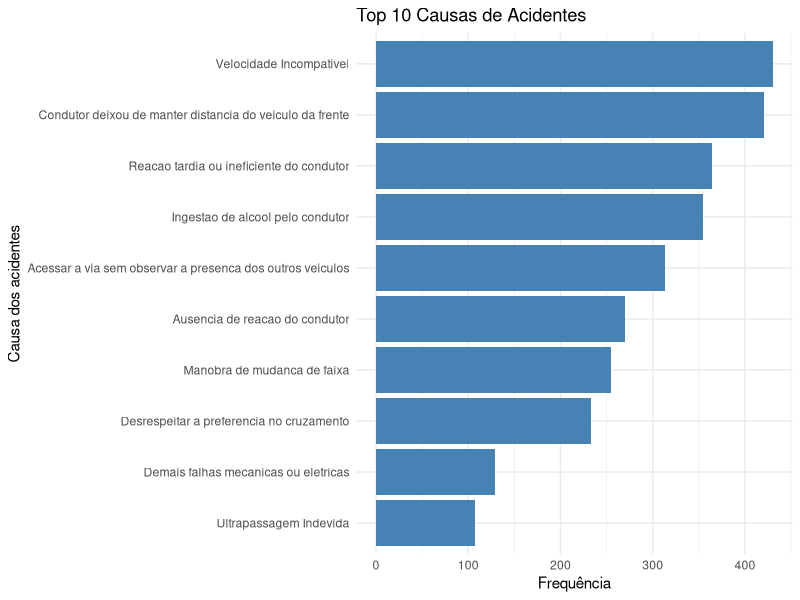
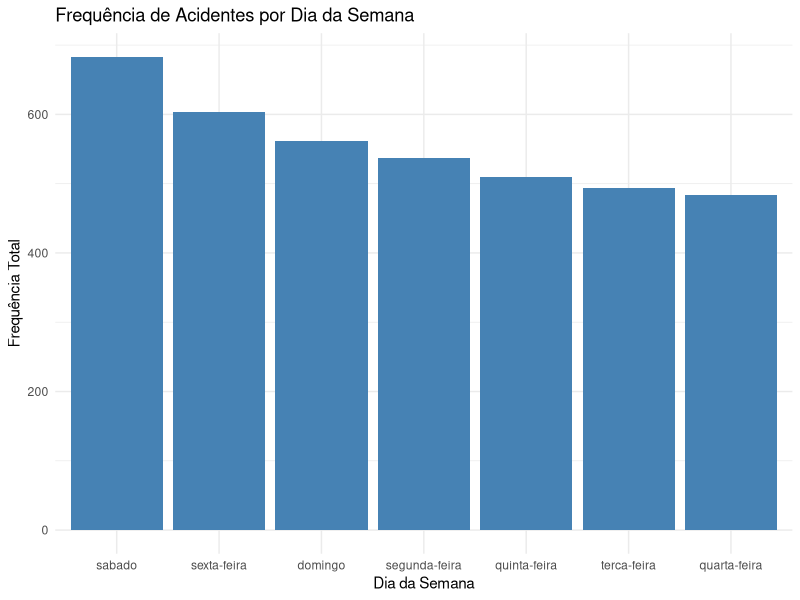
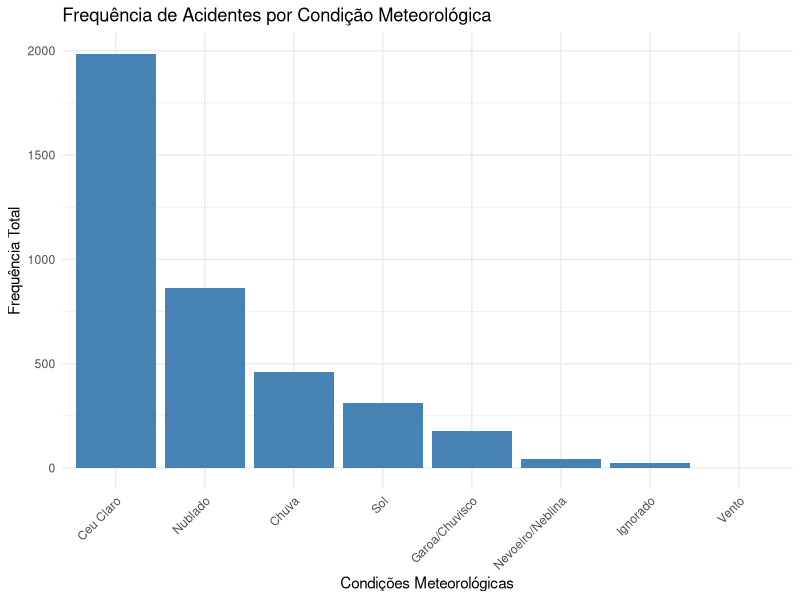
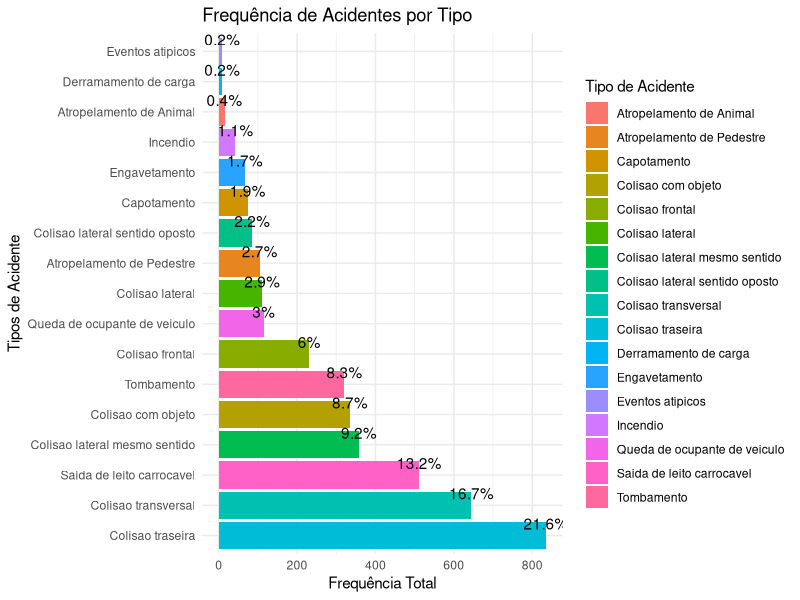

These charts were generated, in order, by the following R code: (Note: this script raises an error after producing the figures.)
dados = read.csv2("datatran2021.csv")

dados[sapply(dados, is.character)] = lapply(dados[sapply(dados, is.character)], as.factor)
summary(dados)

#Frequência da causa de acidentes
ftabela = table(dados$causa_acidente, useNA = "ifany") 
ptabela = round(prop.table(ftabela)*100,1)
tabela1 <- data.frame(Causa_dos_acidentes = names(ftabela), Frequencia = as.vector(ftabela), Porcentagem = as.vector(ptabela))
tabela1 <- tabela1[order(-tabela1$Frequencia), ]
colnames(tabela1) <- c("Causa dos acidentes","Frequencia","Porcentagem") 
tabela1
write.table(tabela1,"Tabela.csv", sep=";", dec=",", row.names=FALSE)

#Gráfico da frequência
top_n <- 10
tabela_top <- tabela1[1:top_n, ]

library(ggplot2)
ggplot(tabela_top, aes(x = reorder(`Causa dos acidentes`, Frequencia), y = Frequencia)) +
  geom_bar(stat="identity", fill="steelblue") +
  coord_flip() +
  xlab("Causa dos acidentes") +
  ylab("Frequência") +
  ggtitle(paste("Top", top_n, "Causas de Acidentes")) +
  theme_minimal()

#Qual dia da semana ocorre mais acidentes
diatabela = table(dados$dia_semana, useNA = "ifany")
ptabela = round(prop.table(diatabela)*100,1)
tabela2 <- data.frame(Dias_semana = names(diatabela), Frequencia = as.vector(diatabela), Porcentagem = as.vector(ptabela))
tabela2 <- tabela2[order(-tabela2$Frequencia), ]
write.table(tabela2,"Tabela2.csv", sep=";", dec=",", row.names=FALSE)

#Gráfico de frequencia de acidentes por cada dia de semana
library(ggplot2)
ggplot(tabela2, aes(x = reorder(Dias_semana, -Frequencia), y = Frequencia)) +
  geom_bar(stat = "identity", fill = "steelblue") +
  labs(title = "Frequência de Acidentes por Dia da Semana", x = "Dia da Semana", y = "Frequência Total") +
  theme_minimal()


#Condição metereológica
dtabela = table(dados$condicao_metereologica, useNA = "ifany")
ptabela = round(prop.table(dtabela)*100,1)
tabela3 <- data.frame(condicao_meteorologica = names(dtabela), Frequencia = as.vector(dtabela), Porcentagem = as.vector(ptabela))         ##BRUNO: cpa faz sentido colocar a fase do dia na msm tabela (n sei fazer isso)
tabela3 <- tabela3[order(-tabela3$Frequencia), ]
write.table(tabela3,"Tabela3.csv", sep=";", dec=",", row.names=FALSE)

#Gráfico da relação  frequência de acidentes em cada condição metereológica
tabela3$condicao_meteorologica <- factor(tabela3$condicao_meteorologica, levels = tabela3$condicao_meteorologica)
ggplot(data = tabela3, aes(x = condicao_meteorologica, y = Frequencia)) +
  geom_bar(stat = "identity", fill = "steelblue") +
  labs(title = "Frequência de Acidentes por Condição Meteorológica",
       x = "Condições Meteorológicas",
       y = "Frequência Total") +
  theme_minimal() +
  theme(axis.text.x = element_text(angle = 45, hjust = 1))


#Tipo de Acidente
tipotabela = table(dados$tipo_acidente, useNA = "ifany")
ptabela = round(prop.table(tipotabela)*100,1)
tabela4 <- data.frame(Tipos_acidente = names(tipotabela), Frequencia = as.vector(tipotabela), Porcentagem = as.vector(ptabela))
tabela4 <- tabela4[order(-tabela4$Frequencia), ]
colnames(tabela4) <- c("Tipo de Acidente","Frequencia Total","Porcentagem")
write.table(tabela4,"Tabela4.csv", sep=";", dec=",", row.names=FALSE)


#Gráfico dos tipos de acidentes
ggplot(data = tabela4, aes(x = factor(`Tipo de Acidente`, levels = tabela4$`Tipo de Acidente`), 
                           y = `Frequencia Total`, fill = `Tipo de Acidente`)) +
  geom_bar(stat = "identity", position = position_dodge(0.9)) +
  geom_text(aes(label = paste0(Porcentagem, "%")), 
            position = position_dodge(0.9), 
            vjust = -0.5,  
            color = "black") +
  labs(title = "Frequência de Acidentes por Tipo",
       x = "Tipos de Acidente",
       y = "Frequência Total") +
  theme_minimal() +
  coord_flip()

#Cidade com mais acidentes
cidadetabela = table(dados$municipio, useNA = "ifany")
ptabela = round(prop.table(cidadetabela)*100,1)
tabela5 <- data.frame(Cidade_tabela = names(cidadetabela), Frequencia = as.vector(cidadetabela), Porcentagem = as.vector(ptabela))
tabela5 <- tabela5[order(-tabela5$Frequencia), ]
colnames(tabela5) <- c("Municipio","Frequencia Total","Porcentagem")
write.table(tabela5,"Tabela5.csv", sep=";", dec=",", row.names=FALSE)

#Gráfico das 5 cidades com mais acidentes
ggplot(tabela_top, aes(x = reorder(Municipio, -`Frequencia Total`), y = `Frequencia Total`)) +
  geom_bar(stat = "identity", fill = "steelblue") +
  coord_flip() +
  xlab("Município") +
  ylab("Frequência Total") +
  ggtitle(paste("Top", top_n, "Cidades com Mais Acidentes")) +
  theme_minimal() +
  geom_text(aes(label = `Frequencia Total`), 
            position = position_stack(vjust = 0.5), 
            hjust = -0.2, 
            color = "black")



#Taxa de mortalidade dos acidentes por causa do acidente
library(dplyr)
acidentes_fatais <- dados %>% filter(mortos >= 1)
causa_acidente_fatal <- acidentes_fatais %>%
  group_by(causa_acidente) %>%
  summarise(total_mortos = sum(mortos)) %>%
  arrange(desc(total_mortos))

dados <- dados %>% mutate(acidente_fatal = ifelse(mortos > 0, 1, 0))
acidentes_por_causa <- dados %>%
  group_by(causa_acidente) %>%
  summarise(
    total_acidentes = n(),
    acidentes_fatais = sum(acidente_fatal)
  ) %>%
  mutate(taxa_mortalidade = acidentes_fatais / total_acidentes * 100) %>%
  arrange(desc(taxa_mortalidade))

#Gráfico taxa de mortalidade dos acidentes por causa do acidente
library(ggplot2)

#Gráfico de barras para visualizar a taxa de mortalidade
ggplot(acidentes_por_causa, aes(x = reorder(causa_acidente, -taxa_mortalidade), y = taxa_mortalidade)) +
  geom_bar(stat = "identity", fill = "steelblue") +
  coord_flip() +
  labs(x = "Causa do Acidente", y = "Taxa de Mortalidade (%)", 
       title = "Taxa de Mortalidade por Causa de Acidente") +
  theme_minimal(base_size = 15) + 
  theme(
    panel.grid.major = element_blank(),
    panel.grid.minor = element_blank(),
    axis.ticks = element_blank()
  ) +
  geom_text(aes(label = round(taxa_mortalidade, 1)), 
            position = position_stack(vjust = 0.5), 
            hjust = -0.2, 
            color = "black")



#Quantidade de feridos por causa de acidente
acidentes_feridos <- dados %>% filter(feridos >= 1)
causa_acidente_ferido <- acidentes_feridos %>%
  group_by(causa_acidente) %>%
  summarise(total_feridos = sum(feridos)) %>%
  arrange(desc(total_feridos))

#Gravidade por tipo de acidente
gravidade_por_tipo_acidente <- dados %>%
  group_by(tipo_acidente) %>%
  summarise(
    total_mortes = sum(mortos),
    total_feridos = sum(feridos),
    total_acidentes = n()
  ) %>%
  mutate(
    media_mortes_por_acidente = total_mortes / total_acidentes,
    media_feridos_por_acidente = total_feridos / total_acidentes
  ) %>%
  arrange(desc(total_mortes))